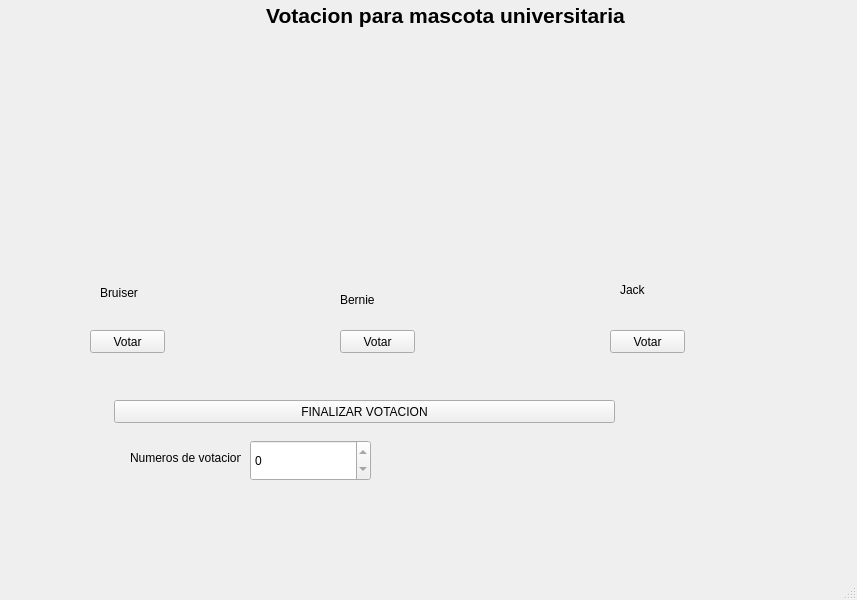
<?xml version="1.0" encoding="UTF-8"?>
<ui version="4.0">
 <class>MainWindow</class>
 <widget class="QMainWindow" name="MainWindow">
  <property name="geometry">
   <rect>
    <x>0</x>
    <y>0</y>
    <width>857</width>
    <height>600</height>
   </rect>
  </property>
  <property name="windowTitle">
   <string>MainWindow</string>
  </property>
  <widget class="QWidget" name="centralwidget">
   <widget class="QLabel" name="label">
    <property name="geometry">
     <rect>
      <x>30</x>
      <y>40</y>
      <width>221</width>
      <height>231</height>
     </rect>
    </property>
    <property name="text">
     <string/>
    </property>
    <property name="pixmap">
     <pixmap>download.jpeg</pixmap>
    </property>
   </widget>
   <widget class="QLabel" name="label_2">
    <property name="geometry">
     <rect>
      <x>280</x>
      <y>40</y>
      <width>221</width>
      <height>231</height>
     </rect>
    </property>
    <property name="text">
     <string/>
    </property>
    <property name="pixmap">
     <pixmap>images.jpeg</pixmap>
    </property>
   </widget>
   <widget class="QLabel" name="label_3">
    <property name="geometry">
     <rect>
      <x>550</x>
      <y>40</y>
      <width>221</width>
      <height>231</height>
     </rect>
    </property>
    <property name="text">
     <string/>
    </property>
    <property name="pixmap">
     <pixmap>download (1).jpeg</pixmap>
    </property>
   </widget>
   <widget class="QLabel" name="label_4">
    <property name="geometry">
     <rect>
      <x>100</x>
      <y>283</y>
      <width>111</width>
      <height>20</height>
     </rect>
    </property>
    <property name="styleSheet">
     <string notr="true">font: 75 14pt &quot;MS Shell Dlg 2&quot;;</string>
    </property>
    <property name="text">
     <string>Bruiser</string>
    </property>
   </widget>
   <widget class="QLabel" name="label_5">
    <property name="geometry">
     <rect>
      <x>340</x>
      <y>290</y>
      <width>111</width>
      <height>20</height>
     </rect>
    </property>
    <property name="styleSheet">
     <string notr="true">font: 75 14pt &quot;MS Shell Dlg 2&quot;;</string>
    </property>
    <property name="text">
     <string>Bernie</string>
    </property>
   </widget>
   <widget class="QLabel" name="label_6">
    <property name="geometry">
     <rect>
      <x>620</x>
      <y>280</y>
      <width>111</width>
      <height>20</height>
     </rect>
    </property>
    <property name="styleSheet">
     <string notr="true">font: 75 14pt &quot;MS Shell Dlg 2&quot;;</string>
    </property>
    <property name="text">
     <string>Jack</string>
    </property>
   </widget>
   <widget class="QPushButton" name="PBtoro">
    <property name="geometry">
     <rect>
      <x>90</x>
      <y>330</y>
      <width>75</width>
      <height>23</height>
     </rect>
    </property>
    <property name="text">
     <string>Votar</string>
    </property>
   </widget>
   <widget class="QPushButton" name="PBpuma">
    <property name="geometry">
     <rect>
      <x>340</x>
      <y>330</y>
      <width>75</width>
      <height>23</height>
     </rect>
    </property>
    <property name="text">
     <string>Votar</string>
    </property>
   </widget>
   <widget class="QPushButton" name="PBardilla">
    <property name="geometry">
     <rect>
      <x>610</x>
      <y>330</y>
      <width>75</width>
      <height>23</height>
     </rect>
    </property>
    <property name="text">
     <string>Votar</string>
    </property>
   </widget>
   <widget class="QPushButton" name="PBF">
    <property name="geometry">
     <rect>
      <x>114</x>
      <y>400</y>
      <width>501</width>
      <height>23</height>
     </rect>
    </property>
    <property name="text">
     <string>FINALIZAR VOTACION</string>
    </property>
   </widget>
   <widget class="QSpinBox" name="SBV">
    <property name="geometry">
     <rect>
      <x>250</x>
      <y>440</y>
      <width>121</width>
      <height>41</height>
     </rect>
    </property>
    <property name="autoFillBackground">
     <bool>false</bool>
    </property>
    <property name="readOnly">
     <bool>true</bool>
    </property>
    <property name="maximum">
     <number>1000000000</number>
    </property>
   </widget>
   <widget class="QLabel" name="label_7">
    <property name="geometry">
     <rect>
      <x>130</x>
      <y>442</y>
      <width>111</width>
      <height>31</height>
     </rect>
    </property>
    <property name="text">
     <string>Numeros de votacion</string>
    </property>
   </widget>
   <widget class="QLabel" name="LTitulo">
    <property name="geometry">
     <rect>
      <x>-40</x>
      <y>0</y>
      <width>971</width>
      <height>31</height>
     </rect>
    </property>
    <property name="minimumSize">
     <size>
      <width>100</width>
      <height>0</height>
     </size>
    </property>
    <property name="font">
     <font>
      <pointsize>16</pointsize>
      <weight>75</weight>
      <bold>true</bold>
     </font>
    </property>
    <property name="text">
     <string>Votacion para mascota universitaria</string>
    </property>
    <property name="alignment">
     <set>Qt::AlignCenter</set>
    </property>
   </widget>
  </widget>
  <widget class="QMenuBar" name="menubar">
   <property name="geometry">
    <rect>
     <x>0</x>
     <y>0</y>
     <width>857</width>
     <height>21</height>
    </rect>
   </property>
  </widget>
  <widget class="QStatusBar" name="statusbar"/>
 </widget>
 <resources/>
 <connections/>
</ui>
